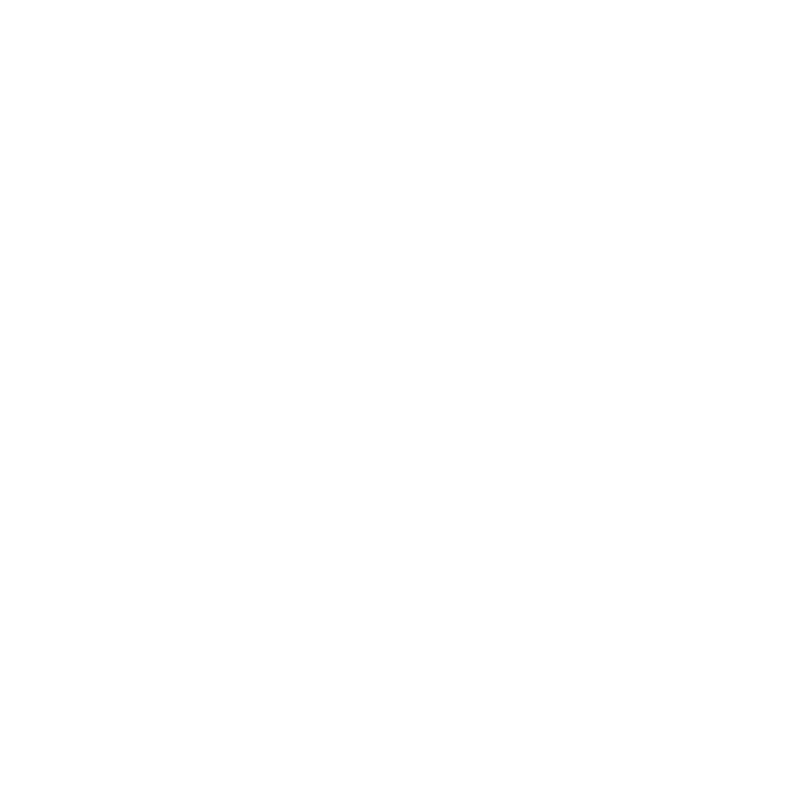
Frame 1 (no input)
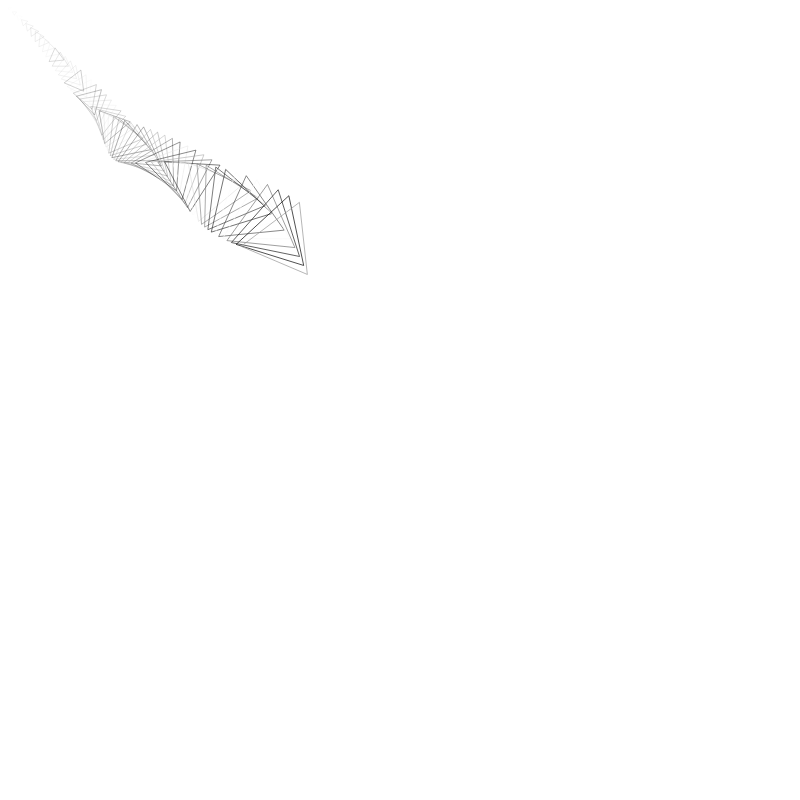
Frame 60 (no input)
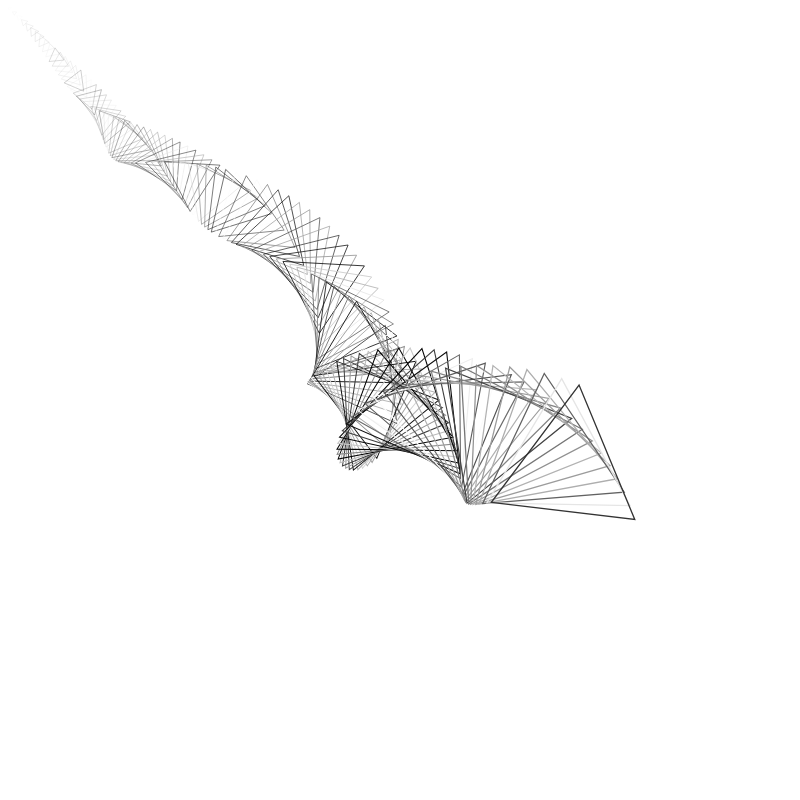
Frame 120 (the mouse pressed at the canvas centre since frame 60)

The p5.js sketch that drew these frames (run headless with seeded random() and noise() and a simulated clock; from frame 60 on, the mouse is pressed at the canvas centre):

// p5.js sketch
// ── sketch.js
var i = 0;
var h = 0;
var g = 0;

function setup() {
  createCanvas(800, 800);
}

function draw() {
  scale(h);
  push();
  translate((width / 2) + i, (height / 2) - i);
  rotate(i);
  noFill();
  stroke(random(255));

  triangle(-26, -26, 52, 52, 82, -55);

  pop();
  i += 0.1;

  //Spin property, alternatively 0.2 or 0.001//
  h += 0.011;
  if (h > 1.9) {
    h = 0;
  }
  if (i > 400) {
    i = -440;
  }

}
